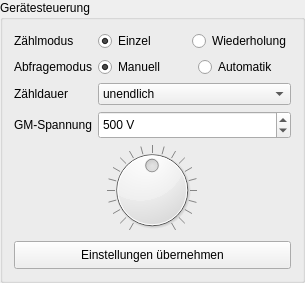
<?xml version="1.0" encoding="UTF-8"?>
<ui version="4.0">
 <class>DevicePanel</class>
 <widget class="QGroupBox" name="DevicePanel">
  <property name="geometry">
   <rect>
    <x>0</x>
    <y>0</y>
    <width>305</width>
    <height>283</height>
   </rect>
  </property>
  <property name="title">
   <string>Gerätesteuerung</string>
  </property>
  <layout class="QGridLayout" name="layoutDevicePanel">
   <property name="spacing">
    <number>6</number>
   </property>
   <item row="0" column="0">
    <widget class="QLabel" name="labelCountMode">
     <property name="sizePolicy">
      <sizepolicy hsizetype="Preferred" vsizetype="Preferred">
       <horstretch>0</horstretch>
       <verstretch>0</verstretch>
      </sizepolicy>
     </property>
     <property name="text">
      <string>Zählmodus</string>
     </property>
    </widget>
   </item>
   <item row="0" column="1">
    <layout class="QHBoxLayout" name="layoutCountMode">
     <item>
      <widget class="QRadioButton" name="radioModeSingle">
       <property name="toolTip">
        <string>Stoppt die Messung nach Ablauf der Zähldauer</string>
       </property>
       <property name="text">
        <string>Einzel</string>
       </property>
       <property name="checked">
        <bool>true</bool>
       </property>
       <attribute name="buttonGroup">
        <string notr="true">buttonGroupCountMode</string>
       </attribute>
      </widget>
     </item>
     <item>
      <widget class="QRadioButton" name="radioModeRepeat">
       <property name="toolTip">
        <string>Wiederholt die Messung automatisch nach Ablauf der Zähldauer</string>
       </property>
       <property name="text">
        <string>Wiederholung</string>
       </property>
       <attribute name="buttonGroup">
        <string notr="true">buttonGroupCountMode</string>
       </attribute>
      </widget>
     </item>
    </layout>
   </item>
   <item row="1" column="0">
    <widget class="QLabel" name="labelQueryMode">
     <property name="sizePolicy">
      <sizepolicy hsizetype="Preferred" vsizetype="Preferred">
       <horstretch>0</horstretch>
       <verstretch>0</verstretch>
      </sizepolicy>
     </property>
     <property name="text">
      <string>Abfragemodus</string>
     </property>
    </widget>
   </item>
   <item row="1" column="1">
    <layout class="QHBoxLayout" name="layoutQueryMode">
     <item>
      <widget class="QRadioButton" name="radioQueryManual">
       <property name="toolTip">
        <string>Zählergebnisse werden nur auf Anfrage gelesen</string>
       </property>
       <property name="text">
        <string>Manuell</string>
       </property>
       <property name="checked">
        <bool>true</bool>
       </property>
       <attribute name="buttonGroup">
        <string notr="true">buttonGroupQueryMode</string>
       </attribute>
      </widget>
     </item>
     <item>
      <widget class="QRadioButton" name="radioQueryAuto">
       <property name="toolTip">
        <string>Das Gerät sendet die Zählergebnisse fortlaufend</string>
       </property>
       <property name="text">
        <string>Automatik</string>
       </property>
       <attribute name="buttonGroup">
        <string notr="true">buttonGroupQueryMode</string>
       </attribute>
      </widget>
     </item>
    </layout>
   </item>
   <item row="2" column="0">
    <widget class="QLabel" name="labelDuration">
     <property name="sizePolicy">
      <sizepolicy hsizetype="Preferred" vsizetype="Preferred">
       <horstretch>0</horstretch>
       <verstretch>0</verstretch>
      </sizepolicy>
     </property>
     <property name="text">
      <string>Zähldauer</string>
     </property>
    </widget>
   </item>
   <item row="2" column="1">
    <widget class="QComboBox" name="comboDuration">
     <property name="sizePolicy">
      <sizepolicy hsizetype="Expanding" vsizetype="Fixed">
       <horstretch>0</horstretch>
       <verstretch>0</verstretch>
      </sizepolicy>
     </property>
     <property name="toolTip">
      <string>Wie lange der Zähler misst; eine eigene Dauer in Sekunden kann eingetippt werden</string>
     </property>
     <property name="editable">
      <bool>false</bool>
     </property>
     <property name="currentIndex">
      <number>0</number>
     </property>
     <property name="insertPolicy">
      <enum>QComboBox::InsertPolicy::NoInsert</enum>
     </property>
     <item>
      <property name="text">
       <string>unendlich</string>
      </property>
     </item>
     <item>
      <property name="text">
       <string>1 Sekunde</string>
      </property>
     </item>
     <item>
      <property name="text">
       <string>10 Sekunden</string>
      </property>
     </item>
     <item>
      <property name="text">
       <string>60 Sekunden</string>
      </property>
     </item>
     <item>
      <property name="text">
       <string>100 Sekunden</string>
      </property>
     </item>
     <item>
      <property name="text">
       <string>300 Sekunden</string>
      </property>
     </item>
    </widget>
   </item>
   <item row="3" column="0">
    <widget class="QLabel" name="labelVoltage">
     <property name="sizePolicy">
      <sizepolicy hsizetype="Preferred" vsizetype="Preferred">
       <horstretch>0</horstretch>
       <verstretch>0</verstretch>
      </sizepolicy>
     </property>
     <property name="text">
      <string>GM-Spannung</string>
     </property>
    </widget>
   </item>
   <item row="3" column="1">
    <widget class="QSpinBox" name="spinVoltage">
     <property name="sizePolicy">
      <sizepolicy hsizetype="Expanding" vsizetype="Fixed">
       <horstretch>0</horstretch>
       <verstretch>0</verstretch>
      </sizepolicy>
     </property>
     <property name="minimumSize">
      <size>
       <width>0</width>
       <height>28</height>
      </size>
     </property>
     <property name="toolTip">
      <string>Betriebsspannung des Zählrohrs</string>
     </property>
     <property name="buttonSymbols">
      <enum>QAbstractSpinBox::ButtonSymbols::UpDownArrows</enum>
     </property>
     <property name="suffix">
      <string> V</string>
     </property>
     <property name="minimum">
      <number>300</number>
     </property>
     <property name="maximum">
      <number>700</number>
     </property>
     <property name="singleStep">
      <number>10</number>
     </property>
     <property name="value">
      <number>500</number>
     </property>
    </widget>
   </item>
   <item row="4" column="0" colspan="2" alignment="Qt::AlignmentFlag::AlignHCenter">
    <widget class="QDial" name="dialVoltage">
     <property name="sizePolicy">
      <sizepolicy hsizetype="Fixed" vsizetype="Fixed">
       <horstretch>0</horstretch>
       <verstretch>0</verstretch>
      </sizepolicy>
     </property>
     <property name="minimumSize">
      <size>
       <width>90</width>
       <height>90</height>
      </size>
     </property>
     <property name="maximumSize">
      <size>
       <width>90</width>
       <height>90</height>
      </size>
     </property>
     <property name="toolTip">
      <string>Betriebsspannung des Zählrohrs</string>
     </property>
     <property name="minimum">
      <number>300</number>
     </property>
     <property name="maximum">
      <number>700</number>
     </property>
     <property name="singleStep">
      <number>5</number>
     </property>
     <property name="pageStep">
      <number>10</number>
     </property>
     <property name="value">
      <number>500</number>
     </property>
     <property name="wrapping">
      <bool>false</bool>
     </property>
     <property name="notchesVisible">
      <bool>true</bool>
     </property>
    </widget>
   </item>
   <item row="5" column="0" colspan="2">
    <widget class="QPushButton" name="buttonApply">
     <property name="minimumSize">
      <size>
       <width>0</width>
       <height>28</height>
      </size>
     </property>
     <property name="toolTip">
      <string>Spannung, Modus und Abfragemodus an das Gerät senden</string>
     </property>
     <property name="text">
      <string>Einstellungen übernehmen</string>
     </property>
     <property name="autoDefault">
      <bool>false</bool>
     </property>
    </widget>
   </item>
  </layout>
 </widget>
 <resources/>
 <connections/>
 <buttongroups>
  <buttongroup name="buttonGroupCountMode"/>
  <buttongroup name="buttonGroupQueryMode"/>
 </buttongroups>
</ui>
